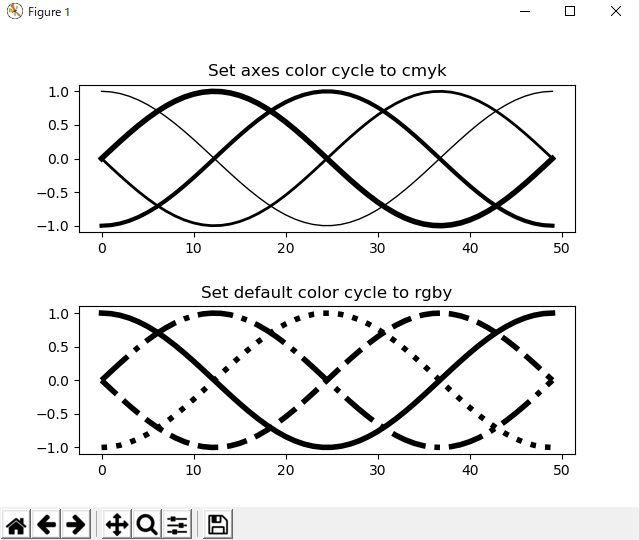

The Python source for this figure:
from cycler import cycler
import numpy as np
import matplotlib.pyplot as plt


x = np.linspace(0, 2 * np.pi)
offsets = np.linspace(0, 2*np.pi, 4, endpoint=False)
# Create array with shifted-sine curve along each column
yy = np.transpose([np.cos(x + phi) for phi in offsets])

# 1. Setting prop cycle on default rc parameter
plt.rc('lines', linewidth=4)
plt.rc('axes', prop_cycle=(cycler('color', ['k', 'k', 'k', 'k']) +
                           cycler('linestyle', ['-', '--', ':', '-.'])))
fig, (ax1, ax0) = plt.subplots(nrows=2)
ax0.plot(yy)
ax0.set_title('Set default color cycle to rgby')

# 2. Define prop cycle for single set of axes
ax1.set_prop_cycle(cycler('color', ['k', 'k', 'k', 'k']) +
                   cycler('lw', [1, 2, 3, 4]))
ax1.plot(yy)
ax1.set_title('Set axes color cycle to cmyk')

# Tweak spacing between subplots to prevent labels from overlapping
fig.subplots_adjust(hspace=0.5)
plt.show()
